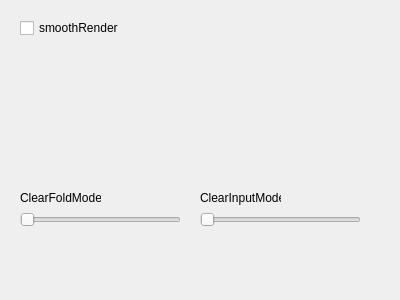
<?xml version="1.0" encoding="UTF-8"?>
<ui version="4.0">
 <class>Dialog</class>
 <widget class="QDialog" name="Dialog">
  <property name="geometry">
   <rect>
    <x>0</x>
    <y>0</y>
    <width>400</width>
    <height>300</height>
   </rect>
  </property>
  <property name="windowTitle">
   <string>Dialog</string>
  </property>
  <widget class="QCheckBox" name="checkBox">
   <property name="geometry">
    <rect>
     <x>20</x>
     <y>20</y>
     <width>111</width>
     <height>16</height>
    </rect>
   </property>
   <property name="text">
    <string>smoothRender</string>
   </property>
  </widget>
  <widget class="QSlider" name="horizontalSlider">
   <property name="geometry">
    <rect>
     <x>20</x>
     <y>210</y>
     <width>161</width>
     <height>19</height>
    </rect>
   </property>
   <property name="orientation">
    <enum>Qt::Horizontal</enum>
   </property>
  </widget>
  <widget class="QLabel" name="label">
   <property name="geometry">
    <rect>
     <x>20</x>
     <y>190</y>
     <width>81</width>
     <height>16</height>
    </rect>
   </property>
   <property name="text">
    <string>ClearFoldModel</string>
   </property>
  </widget>
  <widget class="QLabel" name="label_2">
   <property name="geometry">
    <rect>
     <x>200</x>
     <y>190</y>
     <width>81</width>
     <height>16</height>
    </rect>
   </property>
   <property name="text">
    <string>ClearInputModel</string>
   </property>
  </widget>
  <widget class="QSlider" name="horizontalSlider_2">
   <property name="geometry">
    <rect>
     <x>200</x>
     <y>210</y>
     <width>161</width>
     <height>19</height>
    </rect>
   </property>
   <property name="orientation">
    <enum>Qt::Horizontal</enum>
   </property>
  </widget>
 </widget>
 <resources/>
 <connections/>
</ui>
